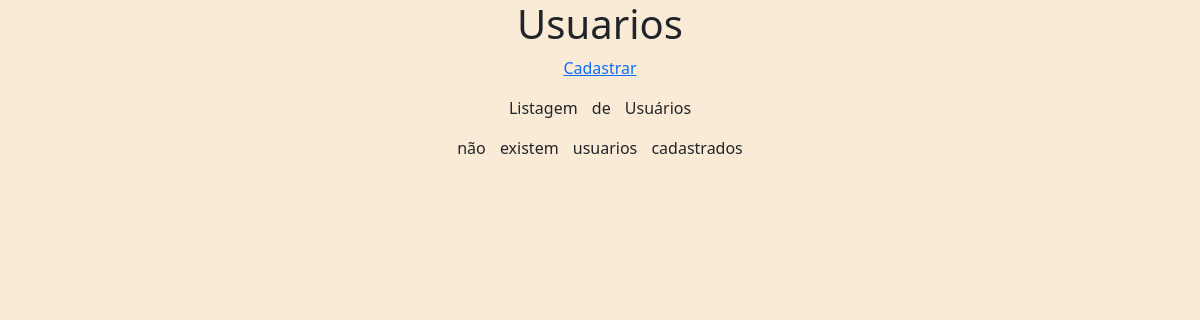
The page /usuario/ on the database as committed earlier.
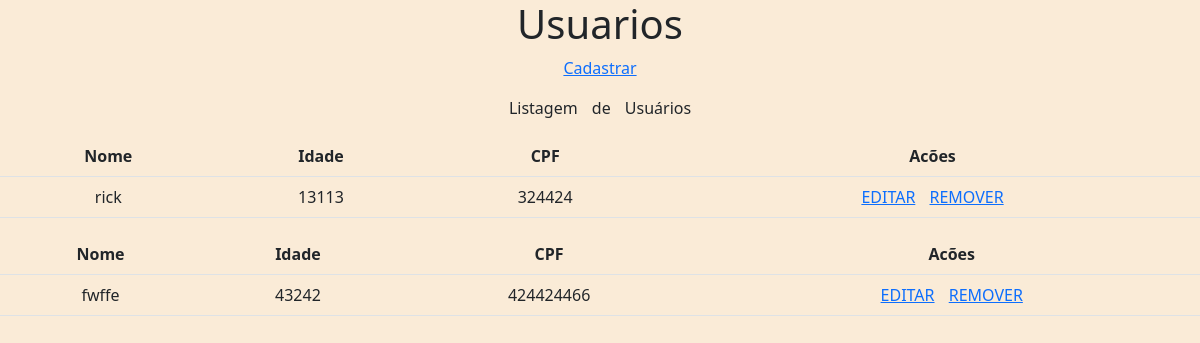
The same page on the database as committed later.
### core/models.py (models this page shows)
class Aluno(models.Model):
    nome = models.CharField('Nome', max_length=100)
    idade = models.IntegerField('Idade')
    cpf = models.IntegerField('CPF', max_length=11)

### core/views.py (the view)
# urls.py: path('usuario/', listar_alunos, name='listar_alunos'),
def listar_alunos(request):
    aluno = Aluno.objects.all()
    contexto = {
        'todos_alunos': aluno
    }
    return render(request, 'usuario.html', contexto)

### templates/usuario.html (shortened to what this page needs)
<!DOCTYPE html>
<html lang="en">
<head>
    <link href="https://cdn.jsdelivr.net/npm/bootstrap@5.2.0/dist/css/bootstrap.min.css" rel="stylesheet">
</head>
<body>
    <h1>Usuarios</h1>
    <p><a href="{% url 'cadastrar_aluno' %}">Cadastrar</a></p>
    <p>Listagem de Usuários</p>
    {% for usuario in todos_alunos %}
    <table class="table" >
  <thead>
    <tr>
      <th scope="col">Nome</th>
      <th scope="col">Idade</th>
      <th scope="col">CPF</th>
      <th scope="col">Acões</th>
    </tr>
  </thead>
  <tbody>
    <tr>
      <td>{{usuario.nome}}</td>
      <td>{{usuario.idade}}</td>
      <td>{{usuario.cpf}}</td>
      <td><a href="{% url 'editar_aluno' usuario.id %}">EDITAR</a>
        <a href="{% url 'remover_aluno' usuario.id%}">REMOVER</a></td>
    </tr>
  </tbody>
</table>
    {% empty %}
    <p> não existem usuarios cadastrados</p>
    {% endfor %}
</body>
</html>

Rows that differ between the two databases and show on the page:
added Aluno: nome "rick", idade "13113", cpf "324424"
added Aluno: nome "fwffe", idade "43242", cpf "424424466"
Other text that changed with them:
text no longer shown: "não existem usuarios cadastrados"
